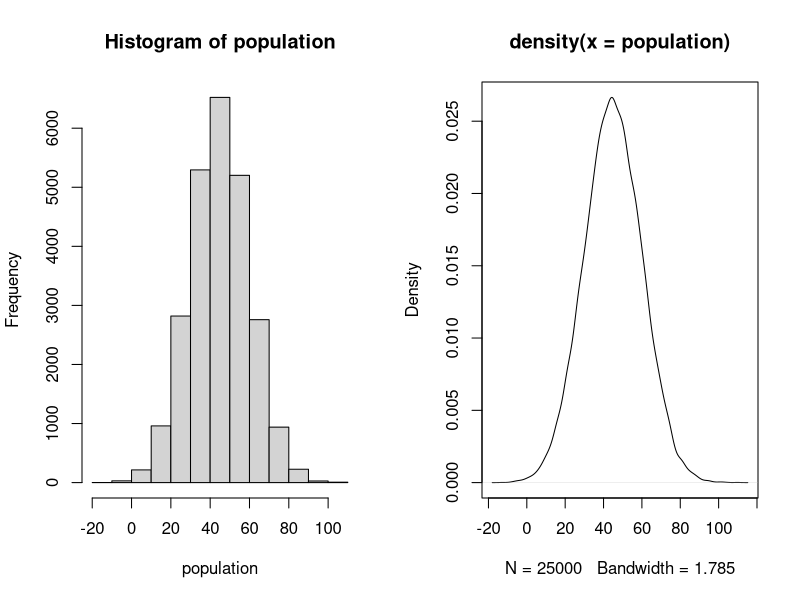
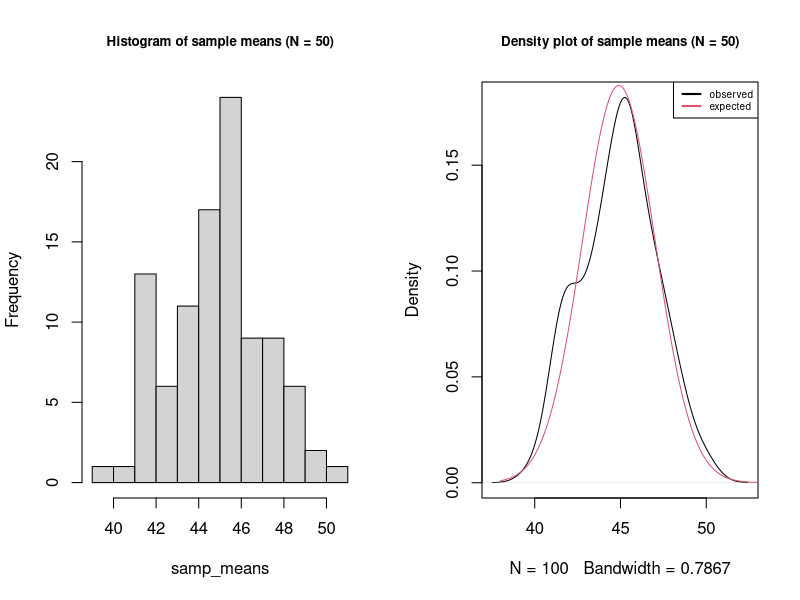

R code for these plots, in order:
## ---- chunk 1
knitr::opts_chunk$set(echo = TRUE)
## ---- chunk 2
# Set.seed allows reproducible results when using random sampling functions 
set.seed(123)

# Draw 25000 values from a normal(45,15) distribution and save them in a vector: population
population <- rnorm(n=25000, mean=45, sd=15) 
pop_mean <- mean(population) # Computes the mean of the population
pop_mean # Prints the mean of the population
pop_sd <- sd(population) # Computes the sd of the population
pop_sd # Prints the sd of the population

par(mfrow=c(1,2)) # Creates a 1 by 2 grid to plot figures in 
hist(population) # Plots a histogram of the draw
plot(density(population)) # Creates a density plot of the draw
## ---- chunk 3
samp_size <- 50 # Save a sample size of 50

# Save and print the mean of the sampling distribution of the mean
samp_dist_mean <- pop_mean
samp_dist_mean

# Save and print the standard deviation of the sampling distribution of the mean
samp_dist_SE <- pop_sd/sqrt(samp_size)
samp_dist_SE
## ---- chunk 4
samp_size <- 50 # Set the size of sample
ITER <- 100 # Set the number of iterations (i.e., number of samples)

# Create empty vector of length ITER to store results 
samp_means <- rep(NA, length=ITER)

# Creates a loop to repeat this process ITER times
for (i in 1:ITER){
  samp_means[i] <- mean(sample(population, size=50))
}

# This should be close to 44.9
mean(samp_means)

# This should be close to 2.13
sd(samp_means)

par(mfrow=c(1,2))
# Plots a histogram of the sample means
hist(samp_means, main="Histogram of sample means (N = 50)", cex.main = 0.8)

# Creates a density plot of the sample means 
plot(density(samp_means), main = "Density plot of sample means (N = 50)", cex.main = 0.8)

# Adds a density plot showing the expected sampling distribution based on CLT
lines(seq(38,53,.1),dnorm(seq(38,53,.1),samp_dist_mean,samp_dist_SE), col=2)
legend(x="topright", legend=c("observed", "expected"), lwd=2, lty=c(1,1),col=c(1,2), cex= 0.6) 
## ---- chunk 5
# Keep this here when you submit and do not call set.seed() again 
# This way, everyone will get the same answers
set.seed(333)
## ---- chunk 6
# Sample and store (in a vector: pop) 10000 values from a uniform(0,1) distribution

# Plot a histogram of pop

## ---- chunk 7
# Calculate population mean and save as pop_mean

# Print pop_mean  

# Calculation population sd and save as pop_sd

# Print pop_sd

## ---- chunk 8
# Calculate the expected mean of the means and save as samp_dist_mean

# Print samp_dist_mean  

# Calculate the expected sd of the means and save as samp_dist_sd

# Print samp_dist_sd  

## ---- chunk 9
# Set the size of sample 
 
# Set the number of iterations  

# insert code here to initialize an empty vector called samp_means


for (i in 1:ITER){
  # Insert code here to sample 50 values from a uniform(0,1) distribution
  # And save the mean of those values in the ith location of samp_means
}

# Calculate the mean of samp_means

# Calculate the standard deviation of samp_means

# Plot a histogram of samp_means

# Plot a smoothed density plot of samp_means  

